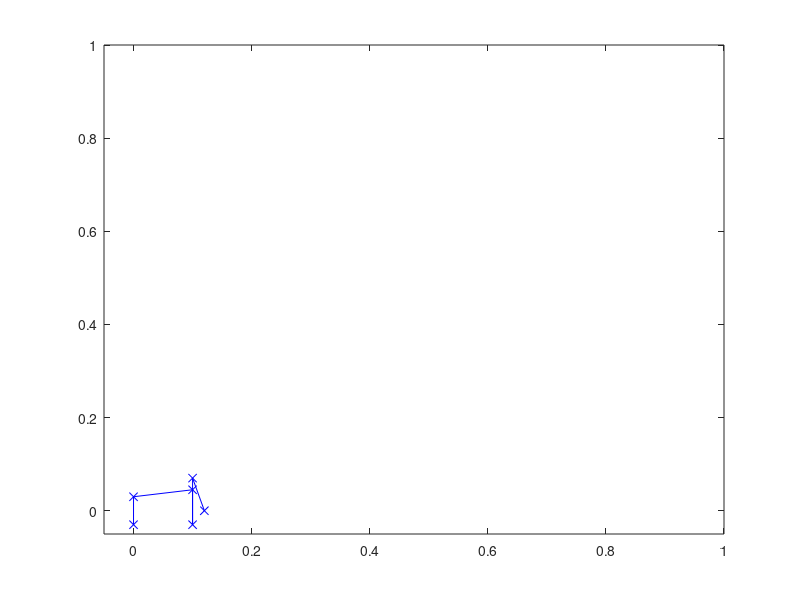

MATLAB code to generate this figure:
% Elephant circus routine

% 1. Run forward
% 2. Roll forward
% 3. Backflip
% 4. Roll back to start

clear
clf()
axis_setup = [-.05 1 -.05 1];

elephant = [
    -0.050    -0.030 1;
    -0.050    0.0300 1;
    0.0500    0.0450 1;
    0.0500    -0.030 1;
    0.0500    0.0700 1;
    0.0700    0.0000 1;
]';

plot(elephant(1, :), elephant(2, :), 'bx-');
axis(axis_setup);

% Setup
framerate = 30;
t_pause = 1 / framerate;

% 1. Run Forward
start = [0.05; 0];
runto = [0.3; 0];
runto_frames = 20;

for i = 0:runto_frames
    t_x = (i / runto_frames) * (runto(1) - start(1)) + start(1);
    t_y = (i / runto_frames) * (runto(2) - start(2)) + start(2);
    
    transform = [
        1 0 t_x;
        0 1 t_y;
        0 0 1;
    ];

    tElephant = transform * elephant;
    plot(tElephant(1, :), tElephant(2, :), 'bx-');
    axis(axis_setup);
    pause(t_pause);
end

% 2. Barrel roll
start = runto;
rollto = [0.6; 0];
rollto_frames = 30;

for i = 0:rollto_frames
    t_x = (i / rollto_frames) * (rollto(1) - start(1)) + start(1);
    t_y = (i / rollto_frames) * (rollto(2) - start(2)) + start(2);
    theta = -(i / rollto_frames) * 2 * pi;
    
    transform = [
        1 0 t_x;
        0 1 t_y;
        0 0 1;
    ] * [
        cos(theta) -sin(theta) 0;
        sin(theta) cos(theta) 0;
        0 0 1;
    ];

    tElephant = transform * elephant;
    plot(tElephant(1, :), tElephant(2, :), 'bx-');
    axis(axis_setup);
    pause(t_pause);
end

% Pause a bit, ready to jump
pause(0.20);

% 3. Backflip
start = rollto;
jumpto_max_height = 0.3;
jumpto = [0.2; 0];
jumpto_frames = 20;

for i = 0:jumpto_frames
    t_x = (i / jumpto_frames) * (jumpto(1) - start(1)) + start(1);
    % Quadratic function for height
    t_y = -(2*sqrt(jumpto_max_height) * (i / jumpto_frames) - sqrt(jumpto_max_height))^2 + jumpto_max_height;
    theta = (i / jumpto_frames) * 2 * pi;
    
    transform = [
        1 0 t_x;
        0 1 t_y;
        0 0 1;
    ] * [
        cos(theta) -sin(theta) 0;
        sin(theta) cos(theta) 0;
        0 0 1;
    ];

    tElephant = transform * elephant;
    plot(tElephant(1, :), tElephant(2, :), 'bx-');
    axis(axis_setup);
    pause(t_pause);
end

% 4. Barrel roll
start = jumpto;
rollto = [0.05; 0];
rollto_frames = 30;

for i = 0:rollto_frames
    t_x = (i / rollto_frames) * (rollto(1) - start(1)) + start(1);
    t_y = (i / rollto_frames) * (rollto(2) - start(2)) + start(2);
    theta = (i / rollto_frames) * 2 * pi;
    
    transform = [
        1 0 t_x;
        0 1 t_y;
        0 0 1;
    ] * [
        cos(theta) -sin(theta) 0;
        sin(theta) cos(theta) 0;
        0 0 1;
    ];

    tElephant = transform * elephant;
    plot(tElephant(1, :), tElephant(2, :), 'bx-');
    axis(axis_setup);
    pause(t_pause);
end